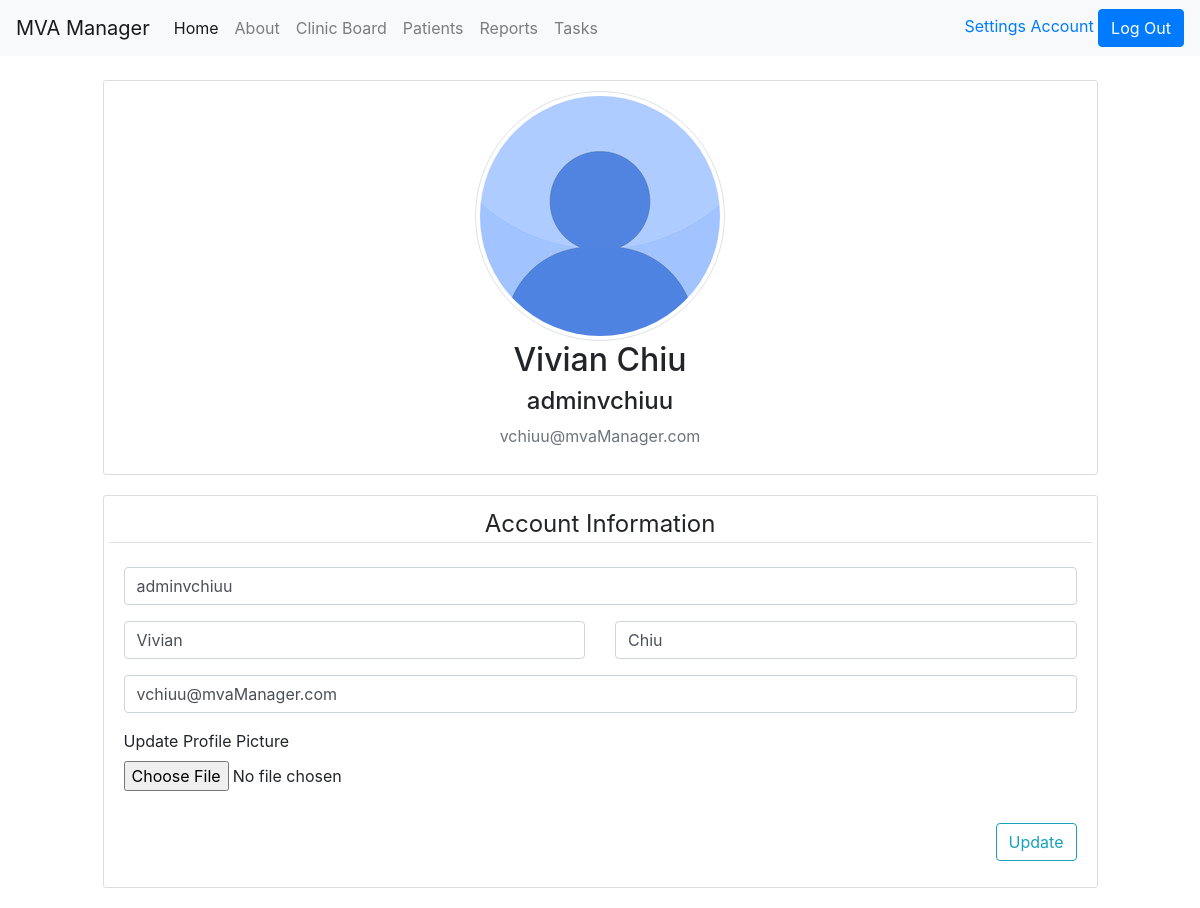
Page /account (signed in) on the committed database.
### mvaManager/models.py (models this page shows, shortened)
class User(db.Model, UserMixin):
  id = db.Column(db.Integer, primary_key=True)
  username = db.Column(db.String(20), unique=True, nullable=False)
  firstname = db.Column(db.String(20), nullable=False)
  lastname = db.Column(db.String(20), nullable=False)
  email = db.Column(db.String(120), unique=True, nullable=False)
  image_file = db.Column(db.String(20), nullable=False, default='default.jpg')
  password = db.Column(db.String(60), nullable=False)
  posts = db.relationship('Post', backref='author', lazy=True)

### mvaManager/users/routes.py (the view)
@users.route('/account', methods=['GET', 'POST'])
@login_required
def account():
  form = updateAccountForm()
  if form.validate_on_submit():
    if form.picture.data:
      picture_file = save_picture(form.picture.data)
      current_user.image_file = picture_file
    current_user.username = form.username.data
    current_user.firstname = form.firstname.data
    current_user.lastname = form.lastname.data
    current_user.email = form.email.data
    db.session.commit()
    flash('Your account has been updated.', 'success')
    return redirect( url_for('users.account') )
  elif request.method == 'GET':
    form.username.data = current_user.username
    form.firstname.data = current_user.firstname
    form.lastname.data = current_user.lastname
    form.email.data = current_user.email
  image_file = url_for('static', filename='profile_pictures/' + current_user.image_file)
  return render_template('account.html', title='Account', image_file = image_file, form=form)

### mvaManager/users/forms.py (shortened to what this page needs)
class updateAccountForm(FlaskForm):
  username = StringField('Username', validators=[DataRequired(), Length(min=8, max=16)], render_kw ={"placeholder":" Username"})
  picture = FileField('Update Profile Picture', validators=[FileAllowed(['jpg', 'png'])])
  firstname = StringField('First Name', validators=[DataRequired()], render_kw={"placeholder": " First Name"})
  lastname = StringField('Last Name', validators=[DataRequired()], render_kw={"placeholder": " Last Name"})
  email = StringField('Email', validators=[DataRequired(), Email()], render_kw={"placeholder": " Email"})
  submit = SubmitField('Update')

### mvaManager/models.py (called while the page is built)
@login_manager.user_loader
def load_user(user_id):
  return User.query.get(int(user_id))

### mvaManager/templates/account.html (shortened to what this page needs)
{% extends "layout.html" %}
  {% block content %}
  <br>
    <div class="content-section">
      <div class="media">
        <img class="rounded-circle img-thumbnail account-img mx-auto" src="{{ image_file }}">
      </div>
          <h2 class="account-heading text-center"> {{ current_user.firstname}} {{ current_user.lastname}}</h2>
          <h4 class="account-heading text-center"> {{ current_user.username }}</h2>
          <p class="text-secondary text-center"> {{ current_user.email }} </p>
    </div>
    <div class="content-section">
    <form method="POST" action="" enctype="multipart/form-data">
        <fieldset class="form-group">
          <div class="row">
            <legend class="border-bottom mb-4" style="text-align:center"> Account Information </legend>
          </div>
          <div class= "row">
            <div class="col-md-12">
              <div class="form-group">
               {% if form.username.errors %}
                {{ form.username(class="form-control is-invalid") }}
                <div class="invalid-feedback">
                  {% for error in form.username.errors %}
                    <span>{{ error }}</span>
                  {% endfor %}
                </div>
                {% else %}
                {{ form.username(class="form-control") }}
               {% endif %}
              </div>
            </div>
          </div>
          <div class= "row">
            <div class="col-md-6">
              <div class="form-group">
                {{ form.firstname(class="form-control") }}
              </div>
            </div>
            <div class="col-md-6">
              <div class="form-group">
                {{ form.lastname(class="form-control") }}
              </div>
            </div>
          </div>
          <div class="row">
            <div class="col-md-12">
              <div class="form-group">
               {% if form.email.errors %}
                {{ form.email(class="form-control is-invalid") }}
                <div class="invalid-feedback">
                  {% for error in form.email.errors %}
                    <span>{{ error }}</span>
                  {% endfor %}
                </div>
                {% else %}
                  {{ form.email(class="form-control") }}
                {% endif %}
              </div>
            </div>
          </div>
          <div class="form-group">
            {{ form.picture.label() }}
            {{ form.picture(class="form-control-file")}}
          </div>
        </fieldset>
        <div class="text-right">
          <div class="form-group">
            {{ form.submit(class="btn btn-outline-info") }}
          </div>
        </div>
      </form>
    </div>
    </div>
  {% endblock content %}

### mvaManager/static/main.css (style rules this page uses)
.content-section { background: #ffffff; padding: 10px 20px; border: 1px solid #dddddd; border-radius: 3px; margin-bottom: 20px; }

### rows in the picture
User: firstname "Vivian", lastname "Chiu", username "adminvchiuu", email "vchiuu@mvaManager.com"
